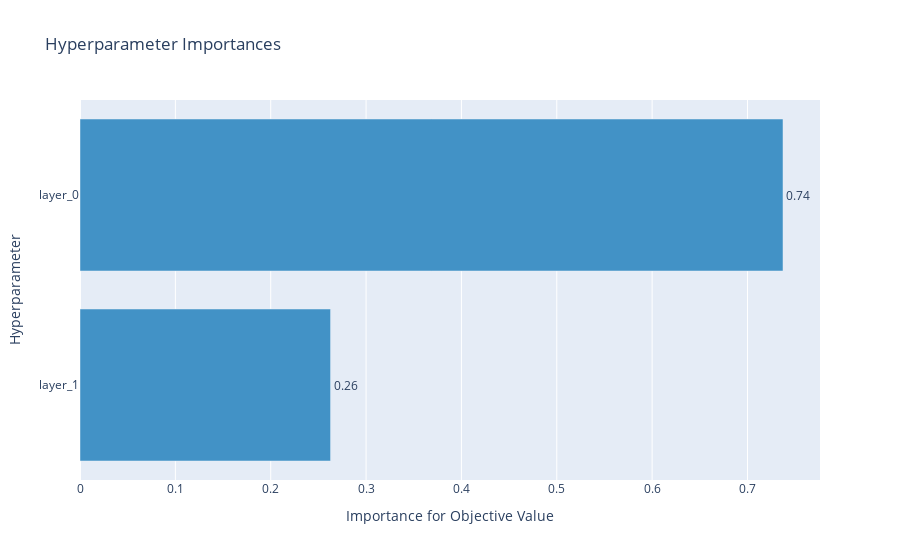

Notebook code cell kept with this figure:
### Code cell
fig = optuna.visualization.plot_param_importances(peanut, params = ['layer_0', 'layer_1'])
fig.show()

### Figure 1 — Plotly figure (JSON) as saved in the notebook; plotly's stock layout.template omitted (floating-point values rounded to 4 significant figures)
{"data": [{"cliponaxis": false, "hovertemplate": ["layer_1 (CategoricalDistribution): 0.26276198414789836<extra></extra>", "layer_0 (CategoricalDistribution): 0.7372380158521017<extra></extra>"], "marker": {"color": "rgb(66,146,198)"}, "orientation": "h", "text": ["0.26276198414789836", "0.7372380158521017"], "textposition": "outside", "texttemplate": "%{text:.2f}", "type": "bar", "x": [0.2628, 0.7372], "y": ["layer_1", "layer_0"]}], "layout": {"showlegend": false, "title": {"text": "Hyperparameter Importances"}, "xaxis": {"title": {"text": "Importance for Objective Value"}}, "yaxis": {"title": {"text": "Hyperparameter"}}}}
